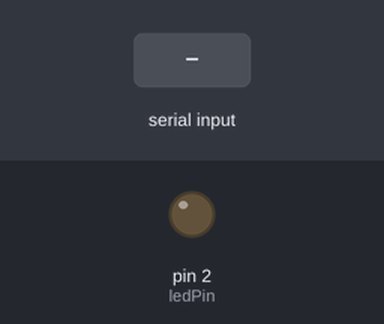
This sketch was run on a simulated Arduino Uno, built with avr-gcc and run on an emulated ATmega328P. Shown: output pins drawn as LEDs (lit = HIGH). Inputs (shaded band) come from the test bench. Pins used as bus, display or sensor lines are not drawn.

Above: at 1.2 s.
1.3 s: "1" received over Serial
At 1.9 s:
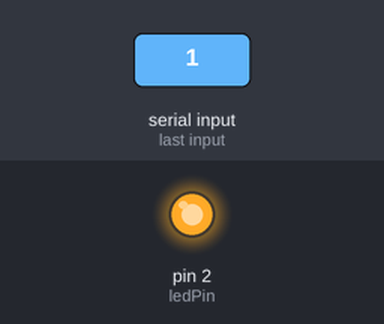
4.3 s: "0" received over Serial
At 5.7 s:
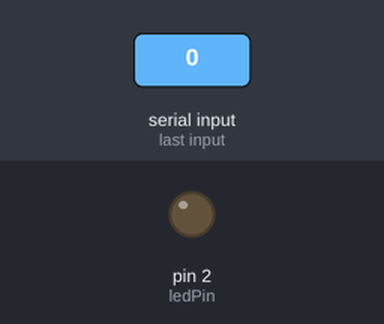
Timing chart, 0 to 7.3 s (numbered marks = the images above; inputs shaded):
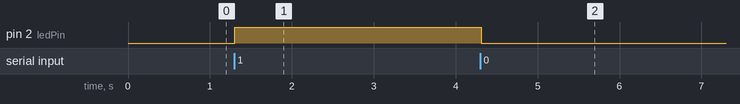

Measured:
- after the input at 1.3 s, pin 2 (ledPin): LOW → HIGH at once
- after the input at 4.3 s, pin 2 (ledPin): HIGH → LOW at once

The sketch:

Blink.ino
```cpp
#include<SPI.h>
#include<MFRC522.h>
#define SS_PIN 10
#define RST_PIN 9

MFRC522 mfrc522(SS_PIN,RST_PIN);

int incomingByte = 0;
int ledPin = 2;

void setup(){
  Serial.begin(9600);
  pinMode(ledPin, OUTPUT);
  SPI.begin();
  mfrc522.PCD_Init();
}

void read_rfid() {
  if ( ! mfrc522.PICC_IsNewCardPresent()) {return;}
  if ( ! mfrc522.PICC_ReadCardSerial()) {return;}
//  mfrc522.PICC_DumpToSerial(&(mfrc522.uid));
  for (byte i = 0; i < mfrc522.uid.size; i++) {
    Serial.print(mfrc522.uid.uidByte[i] < 0x10 ? "0" : " ");
    Serial.print(mfrc522.uid.uidByte[i], HEX);
  }
  Serial.println("");
  mfrc522.PICC_HaltA();
  mfrc522.PCD_StopCrypto1();
}

void loop(){
  read_rfid();
  while (Serial.available() > 0) {
  // read the incoming byte:
    incomingByte = Serial.read();
    if(incomingByte == 49) { // ASCII printable characters: 49 means number 1
      digitalWrite(ledPin, HIGH);
    } else if(incomingByte == 48) { // ASCII printable characters: 48 means number 0
      digitalWrite(ledPin, LOW);
    }
  }
}
```
